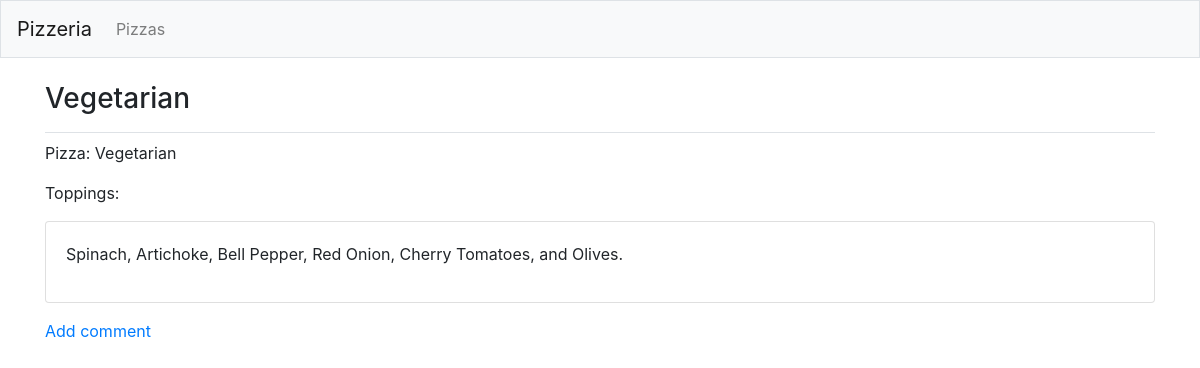
Screenshot of /pizzas/3/ with the database file from the repository.
### pizzas/models.py (models this page shows, shortened)
class Pizza(models.Model):
    text = models.CharField(max_length=200)
    date_added = models.DateTimeField(auto_now_add=True)
    def __str__(self):
        return self.text

class Topping(models.Model):
    pizza = models.ForeignKey(Pizza,on_delete=models.CASCADE)
    text = models.TextField()
    date_added = models.DateTimeField(auto_now_add=True)
    class Meta:
        verbose_name_plural = 'toppings'

### pizzas/views.py (the view)
# urls.py: path('pizzas/<int:pizza_id>/',views.pizza,name='pizza'),
def pizza(request,pizza_id):
    pizza = Pizza.objects.get(id=pizza_id)
    toppings = pizza.topping_set.order_by('date_added')
    context = {'pizza':pizza, 'toppings':toppings}
    return render(request,'pizzas/pizza.html', context)

### pizzas/templates/pizzas/pizza.html
{% extends "pizzas/base.html" %}
{% block page_header %}
<h3>{{ pizza }}</h3>
{% endblock page_header %}
{% block content %}
<p>Pizza: {{ pizza }}</p>
<p>Toppings:</p>
{% for topping in toppings %}
<div class="card mb-3">
<div class="card-body">
    {{ topping.text|linebreaks}}
</div>
</div>
{% empty %}
    <p>There are no toppings for this pizza yet.</p>
{% endfor %}
<p>
    <a href="{% url 'pizzas:comment' pizza.id %}">Add comment</a>
</p>
{% endblock content %}

### rows the page displays
Pizza: text "Vegetarian"
Topping: text "Spinach, Artichoke, Bell Pepper, Red Onion, Cherry Tomatoes, and Olives."
